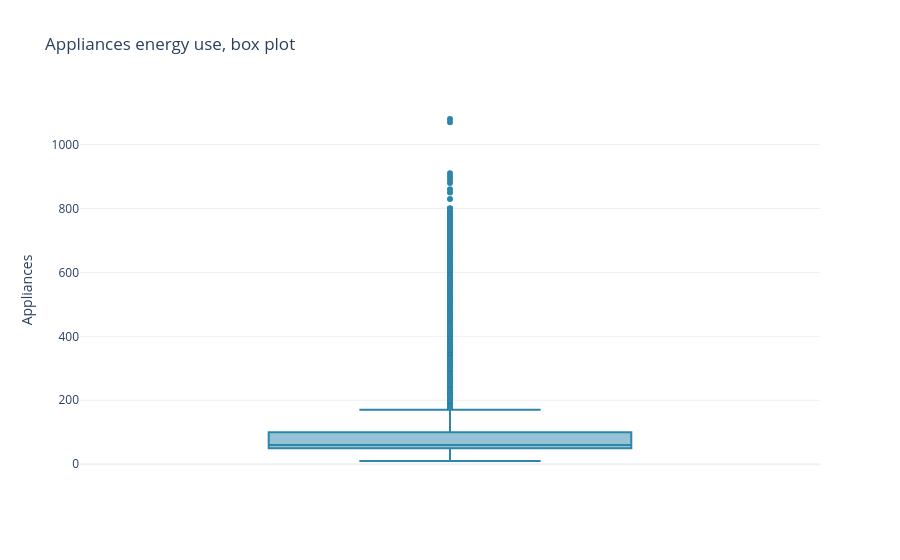

Notebook code cell kept with this figure:
### Code cell
fig = px.box(train_df, y='Appliances', title='Appliances energy use, box plot')
fig.show()

### Figure 1 — Plotly figure (JSON) as saved in the notebook; plotly's stock layout.template omitted (floating-point values rounded to 4 significant figures; data arrays with more than 128 entries replaced by an {"elided": "..."} marker saying what was removed)
{"data": [{"alignmentgroup": "True", "hovertemplate": "Appliances=%{y}<extra></extra>", "legendgroup": "", "marker": {"color": "#2E86AB"}, "name": "", "notched": false, "offsetgroup": "", "orientation": "v", "showlegend": false, "type": "box", "x0": " ", "xaxis": "x", "y": {"elided": "13814 int values"}, "y0": " ", "yaxis": "y"}], "layout": {"boxmode": "group", "legend": {"tracegroupgap": 0}, "title": {"text": "Appliances energy use, box plot"}, "xaxis": {"anchor": "y", "domain": [0, 1]}, "yaxis": {"anchor": "x", "domain": [0, 1], "title": {"text": "Appliances"}}}}
